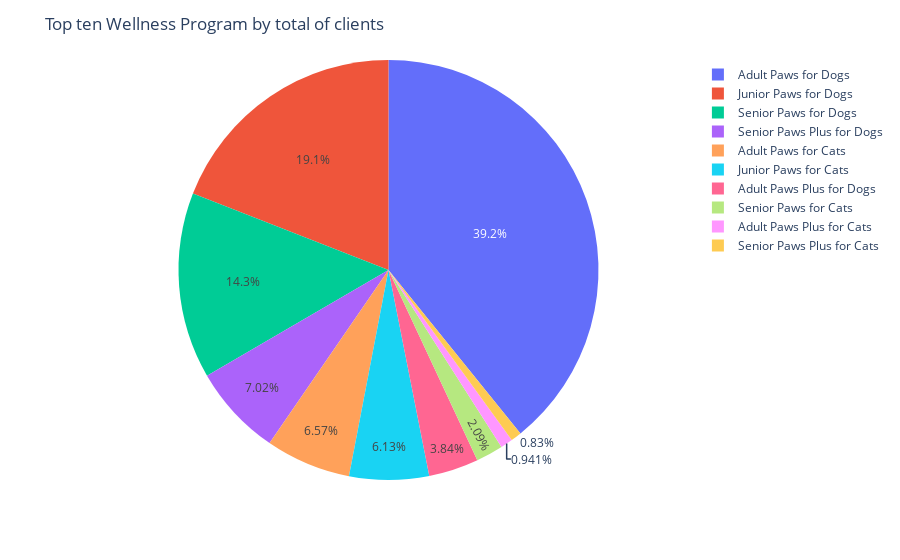

Notebook code cell kept with this figure:
### Code cell
import plotly.express as px
fig = px.pie(e, values='Clients', names='WELLNESS_PLAN_NAME')
fig.update_layout(title_text='Top ten Wellness Program by total of clients')
fig.show()

### Figure 1 — Plotly figure (JSON) as saved in the notebook; plotly's stock layout.template omitted (floating-point values rounded to 4 significant figures)
{"data": [{"domain": {"x": [0, 1], "y": [0, 1]}, "hovertemplate": "WELLNESS_PLAN_NAME=%{label}<br>Clients=%{value}<extra></extra>", "labels": ["Adult Paws for Dogs", "Junior Paws for Dogs", "Senior Paws for Dogs", "Senior Paws Plus for Dogs", "Adult Paws for Cats", "Junior Paws for Cats", "Adult Paws Plus for Dogs", "Senior Paws for Cats", "Adult Paws Plus for Cats", "Senior Paws Plus for Cats"], "legendgroup": "", "name": "", "showlegend": true, "type": "pie", "values": [472562, 229941, 172706, 84713, 79224, 73897, 46332, 25163, 11350, 10006]}], "layout": {"legend": {"tracegroupgap": 0}, "margin": {"t": 60}, "title": {"text": "Top ten Wellness Program by total of clients"}}}
